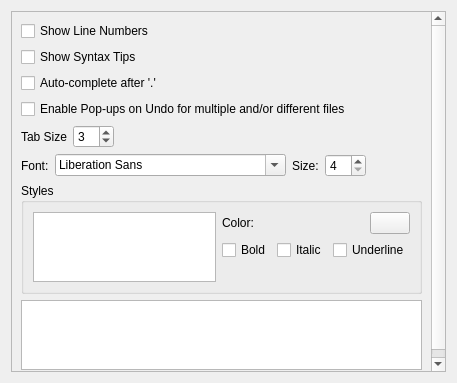
<?xml version="1.0" encoding="UTF-8"?>
<ui version="4.0">
 <class>EditorPrefWidget</class>
 <widget class="QWidget" name="EditorPrefWidget">
  <property name="geometry">
   <rect>
    <x>0</x>
    <y>0</y>
    <width>457</width>
    <height>383</height>
   </rect>
  </property>
  <property name="windowTitle">
   <string>Text Editor</string>
  </property>
  <layout class="QVBoxLayout" name="verticalLayout">
   <item>
    <widget class="QScrollArea" name="scrollArea">
     <property name="widgetResizable">
      <bool>true</bool>
     </property>
     <widget class="QWidget" name="scrollAreaWidgetContents">
      <property name="geometry">
       <rect>
        <x>0</x>
        <y>0</y>
        <width>437</width>
        <height>363</height>
       </rect>
      </property>
      <layout class="QVBoxLayout" name="verticalLayout_2">
       <item>
        <widget class="QCheckBox" name="mLineNumbers">
         <property name="text">
          <string>Show Line Numbers</string>
         </property>
        </widget>
       </item>
       <item>
        <widget class="QCheckBox" name="mSyntaxTips">
         <property name="text">
          <string>Show Syntax Tips</string>
         </property>
        </widget>
       </item>
       <item>
        <widget class="QCheckBox" name="mAutocomplete">
         <property name="text">
          <string>Auto-complete after '.'</string>
         </property>
        </widget>
       </item>
       <item>
        <widget class="QCheckBox" name="mEnableUndoPopups">
         <property name="text">
          <string>Enable Pop-ups on Undo for multiple and/or different files</string>
         </property>
        </widget>
       </item>
       <item>
        <layout class="QHBoxLayout" name="horizontalLayout">
         <item>
          <widget class="QLabel" name="label">
           <property name="text">
            <string>Tab Size</string>
           </property>
          </widget>
         </item>
         <item>
          <widget class="QSpinBox" name="mTabSize">
           <property name="minimum">
            <number>1</number>
           </property>
           <property name="maximum">
            <number>20</number>
           </property>
           <property name="value">
            <number>3</number>
           </property>
          </widget>
         </item>
         <item>
          <spacer name="horizontalSpacer">
           <property name="orientation">
            <enum>Qt::Horizontal</enum>
           </property>
           <property name="sizeHint" stdset="0">
            <size>
             <width>40</width>
             <height>20</height>
            </size>
           </property>
          </spacer>
         </item>
        </layout>
       </item>
       <item>
        <layout class="QHBoxLayout" name="horizontalLayout_3">
         <item>
          <widget class="QLabel" name="label_3">
           <property name="text">
            <string>Font:</string>
           </property>
          </widget>
         </item>
         <item>
          <widget class="QFontComboBox" name="fontComboBox"/>
         </item>
         <item>
          <widget class="QLabel" name="label_4">
           <property name="text">
            <string>Size:</string>
           </property>
          </widget>
         </item>
         <item>
          <widget class="QSpinBox" name="fontSizeSpinBox">
           <property name="minimum">
            <number>4</number>
           </property>
           <property name="maximum">
            <number>20</number>
           </property>
          </widget>
         </item>
         <item>
          <spacer name="horizontalSpacer_3">
           <property name="orientation">
            <enum>Qt::Horizontal</enum>
           </property>
           <property name="sizeHint" stdset="0">
            <size>
             <width>40</width>
             <height>20</height>
            </size>
           </property>
          </spacer>
         </item>
        </layout>
       </item>
       <item>
        <widget class="QGroupBox" name="groupBox_2">
         <property name="sizePolicy">
          <sizepolicy hsizetype="Preferred" vsizetype="Preferred">
           <horstretch>0</horstretch>
           <verstretch>1</verstretch>
          </sizepolicy>
         </property>
         <property name="title">
          <string>Styles</string>
         </property>
         <layout class="QHBoxLayout" name="horizontalLayout_4">
          <item>
           <widget class="QListWidget" name="styleList">
            <property name="sizePolicy">
             <sizepolicy hsizetype="Expanding" vsizetype="Expanding">
              <horstretch>0</horstretch>
              <verstretch>0</verstretch>
             </sizepolicy>
            </property>
           </widget>
          </item>
          <item>
           <layout class="QVBoxLayout" name="verticalLayout_3">
            <item>
             <layout class="QHBoxLayout" name="horizontalLayout_5">
              <item>
               <widget class="QLabel" name="label_5">
                <property name="text">
                 <string>Color:</string>
                </property>
               </widget>
              </item>
              <item>
               <spacer name="horizontalSpacer_4">
                <property name="orientation">
                 <enum>Qt::Horizontal</enum>
                </property>
                <property name="sizeHint" stdset="0">
                 <size>
                  <width>40</width>
                  <height>20</height>
                 </size>
                </property>
               </spacer>
              </item>
              <item>
               <widget class="UtQtColorButton" name="styleColor">
                <property name="text">
                 <string/>
                </property>
               </widget>
              </item>
             </layout>
            </item>
            <item>
             <layout class="QHBoxLayout" name="horizontalLayout_6">
              <item>
               <widget class="QCheckBox" name="styleBold">
                <property name="text">
                 <string>Bold</string>
                </property>
               </widget>
              </item>
              <item>
               <widget class="QCheckBox" name="styleItalic">
                <property name="text">
                 <string>Italic</string>
                </property>
               </widget>
              </item>
              <item>
               <widget class="QCheckBox" name="styleUnderline">
                <property name="text">
                 <string>Underline</string>
                </property>
               </widget>
              </item>
             </layout>
            </item>
            <item>
             <spacer name="verticalSpacer_2">
              <property name="orientation">
               <enum>Qt::Vertical</enum>
              </property>
              <property name="sizeHint" stdset="0">
               <size>
                <width>20</width>
                <height>40</height>
               </size>
              </property>
             </spacer>
            </item>
           </layout>
          </item>
         </layout>
        </widget>
       </item>
       <item>
        <widget class="QTextEdit" name="textPreview">
         <property name="sizePolicy">
          <sizepolicy hsizetype="Expanding" vsizetype="Expanding">
           <horstretch>0</horstretch>
           <verstretch>2</verstretch>
          </sizepolicy>
         </property>
         <property name="readOnly">
          <bool>true</bool>
         </property>
        </widget>
       </item>
      </layout>
     </widget>
    </widget>
   </item>
  </layout>
 </widget>
 <customwidgets>
  <customwidget>
   <class>UtQtColorButton</class>
   <extends>QPushButton</extends>
   <header>UtQtColorButton.hpp</header>
  </customwidget>
 </customwidgets>
 <resources/>
 <connections/>
</ui>
